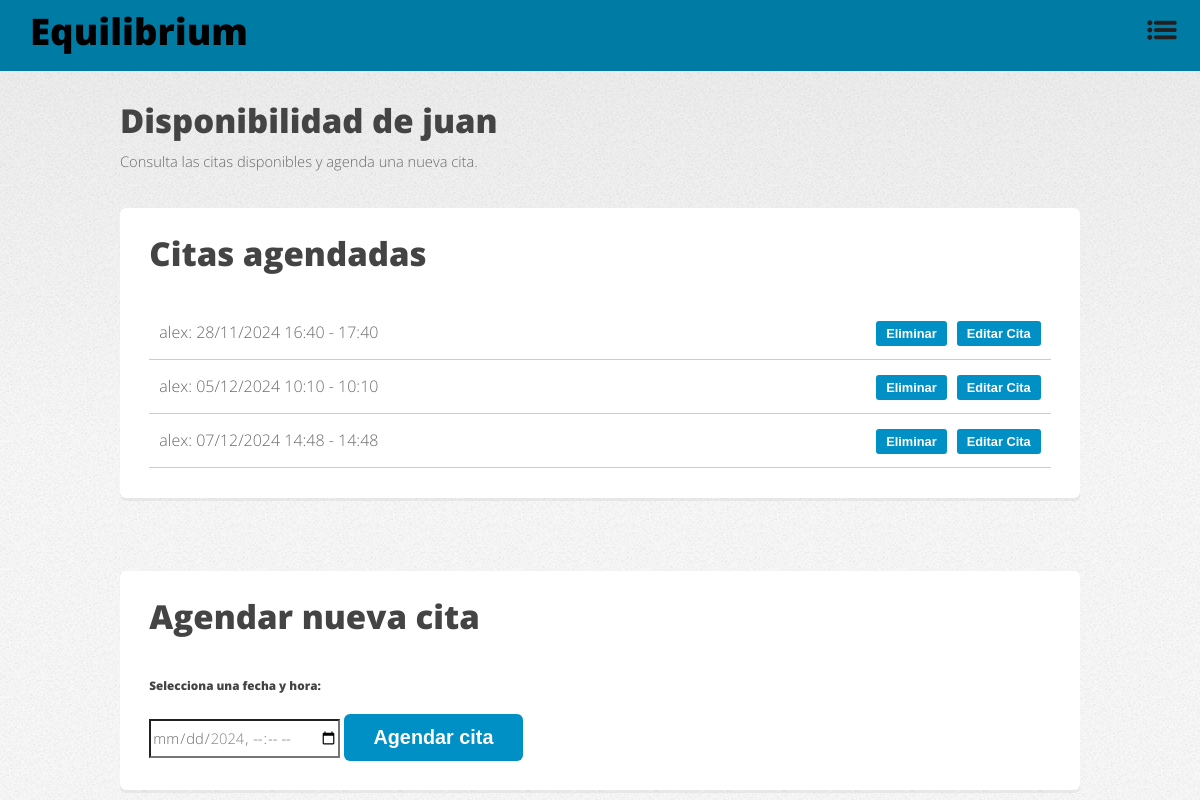
/psychologist/1/schedule/ (signed in), run on the app's committed database.
### main/models.py (models this page shows, shortened)
class Psychologist(models.Model):
    user = models.OneToOneField(User, on_delete=models.CASCADE, related_name='psychologist_profile')
    name = models.CharField(max_length=100)
    age = models.IntegerField()
    email = models.EmailField(unique=True)
    specialty = models.CharField(max_length=100)
    phone_number = models.CharField(max_length=15)
    profile_photo = models.ImageField(upload_to='profile_photos/', null=True, blank=True)
    cover_photo = models.ImageField(upload_to='cover_photos/', null=True, blank=True)

class Appointment(models.Model):
    student = models.ForeignKey('Student', on_delete=models.CASCADE)
    psychologist = models.ForeignKey('Psychologist', on_delete=models.CASCADE)
    start_time = models.DateTimeField()
    end_time = models.DateTimeField()

class Student(models.Model):
    user = models.OneToOneField(User, on_delete=models.CASCADE, related_name='student_profile')
    name = models.CharField(max_length=100)
    age = models.IntegerField()
    email = models.EmailField(unique=True)
    student_number = models.CharField(max_length=20, unique=True)
    location = models.CharField(max_length=100)
    profile_photo = models.ImageField(upload_to='profile_photos/', null=True, blank=True)
    psychologist = models.ForeignKey(
        Psychologist,
        on_delete=models.SET_NULL,
        null=True,
        blank=True,
        related_name='assigned_students'
    )

### main/views.py (the view, shortened to what this page needs)
# urls.py: path('psychologist/<int:psychologist_id>/schedule/', views.psychologist_schedule, name='psychologist_schedule'),
@login_required
def psychologist_schedule(request, psychologist_id):
    psychologist = get_object_or_404(Psychologist, id=psychologist_id)
    appointments = Appointment.objects.filter(psychologist=psychologist)
    if hasattr(request.user, 'student_profile'):
        student = request.user.student_profile
    else:
        return render(request, 'psychologist_schedule.html', {
            'psychologist': psychologist,
            'appointments': appointments,
            'error': 'Solo los estudiantes pueden agendar citas.'
        })
    appointments = appointments.order_by('start_time')
    return render(request, 'psychologist_schedule.html', {
        'psychologist': psychologist,
        'appointments': appointments,
        'now': now(),  # Pasar la fecha y hora actuales al template
    })

### main/templates/psychologist_schedule.html (shortened to what this page needs)
<!DOCTYPE html>
<html lang="es">
<head>
    {% load static %}
    <link rel="stylesheet" href="{% static 'css/fontawesome-all.min.css' %}">
    <link rel="stylesheet" href="{% static 'css/main.css' %}">
</head>
<body class="is-preload">
    <div id="page-wrapper">
        <div class="blue-bar">
            <h1 id="logo"><a href="{% url 'home' %}">Equilibrium</a></h1>
            <nav id="nav">
                <ul>
                    <li class="dropdown">
                        <a href="javascript:void(0)" class="dropbtn">
                            <img src="{% static 'img/menu-icon.png' %}" alt="Menú" class="menu-icon">
                        </a>
                    </li>
                </ul>
            </nav>
        </div>
        <section id="main" class="container">
            <header class="major">
                <br>
                <h2>Disponibilidad de {{ psychologist.name }}</h2>
                <p>Consulta las citas disponibles y agenda una nueva cita.</p>
            </header>
            <section class="box special">
                <h2>Citas agendadas</h2>
                {% for appointment in appointments %}
                <div class="appointment-item">
                    <span>{{ appointment.student.name }}: {{ appointment.start_time|date:"d/m/Y H:i" }} - {{ appointment.end_time|date:"H:i" }}</span>
                    {% if appointment.student.user == request.user %}
                    <div class="buttons">
                        <form method="POST" style="display:inline;">
                            <button type="submit" class="button small">Eliminar</button>
                        </form>
                        <form method="GET" action="{% url 'edit_appointment' appointment.id %}" style="display:inline;">
                            <button type="submit" class="button small">Editar Cita</button>
                        </form>
                    </div>
                    {% endif %}
                </div>
                {% empty %}
                <p>No hay citas agendadas para este psicólogo.</p>
                {% endfor %}
            </section>
            <section class="box special">
                <h2>Agendar nueva cita</h2>
                <form method="POST">
                    <label for="date">Selecciona una fecha y hora:</label>
                    <input
                        type="datetime-local"
                        name="date"
                        required
                        min="{{ now|date:'Y-m-d\\TH:i' }}"
                        max="2024-12-31T20:00">
                    <button type="submit" class="button primary">Agendar cita</button>
                </form>
            </section>
        </section>
    </div>
</body>
</html>

### main/static/css/main.css (style rules this page uses)
html, body, div, span, applet, object, iframe, h1, h2, h3, h4, h5, h6, p, blockquote, pre, a, abbr, acronym, address, big, cite, code, del, dfn, em, img, ins, kbd, q, s, samp, small, strike, strong, sub, sup, tt, var, b, u, i, center, dl, dt, dd, ol, ul, li, fieldset, form, label, legend, table, caption, tbody, tfoot, thead, tr, th, td, article, aside, canvas, details, embed, figure, figcaption, footer, header, hgroup, menu, nav, output, ruby, section, summary, time, mark, audio, video { margin: 0; padding: 0; border: 0; font-size: 100%; font: inherit; vertical-align: baseline; }
article, aside, details, figcaption, figure, footer, header, hgroup, menu, nav, section { display: block; }
body { line-height: 1; }
ol, ul { list-style: none; }
body { -webkit-text-size-adjust: none; }
input, select, textarea { -moz-appearance: none; -webkit-appearance: none; -ms-appearance: none; appearance: none; }
html { box-sizing: border-box; }
*, *:before, *:after { box-sizing: inherit; }
body { background-image: -moz-linear-gradient(top, rgba(0, 0, 0, 0.05), rgba(0, 0, 0, 0)), url("images/bg01.png"); background-image: -webkit-linear-gradient(top, rgba(0, 0, 0, 0.05), rgba(0, 0, 0, 0)), url("images/bg01.png"); background-image: -ms-linear-gradient(top, rgba(0, 0, 0, 0.05), rgba(0, 0, 0, 0)), url("images/bg01.png"); background-image: linear-gradient(top, rgba(0, 0, 0, 0.05), rgba(0, 0, 0, 0)), url("images/bg01.png"); background-color: #f7f7f7; background-position: top left, top left; background-repeat: repeat-x, repeat; background-size: 100% 30em, auto; font-family: 'Open Sans', sans-serif; font-size: 13pt; color: #696969; font-weight: 300; line-height: 2.25em; }
body.is-preload *, body.is-preload *:before, body.is-preload *:after { -moz-animation: none !important; -webkit-animation: none !important; -ms-animation: none !important; animation: none !important; -moz-transition: none !important; -webkit-transition: none !important; -ms-transition: none !important; transition: none !important; }
input, select, textarea { font-family: 'Open Sans', sans-serif; font-size: 13pt; color: #696969; font-weight: 300; line-height: 2.25em; }
a { color: #0090c5; text-decoration: underline; }
h1, h2, h3, h4, h5, h6 { color: #444; font-weight: 800; }
h1 a, h2 a, h3 a, h4 a, h5 a, h6 a { color: inherit; text-decoration: none; outline: 0; }
h2 { font-size: 2.25em; margin: 0 0 1.1em 0; line-height: 1em; }
p, ul, ol, dl, table { margin-bottom: 2em; }
.container { margin: 0 auto; max-width: 100%; width: 1400px; }
@media screen and (max-width: 1680px) { .container { width: 1200px; } }
@media screen and (max-width: 1280px) { .container { width: 960px; } }
section, article { margin-bottom: 5em; }
section > :last-child, article > :last-child, section:last-child, article:last-child { margin-bottom: 0; }
header { margin: 0 0 2em 0; }
header h2, header h3 { margin: 0 0 0.25em 0; }
header p { margin: 0; }
form label { display: block; font-weight: 800; margin: 0 0 1em 0; font-size: 0.8em; color: #444; }
input[type="button"], input[type="submit"], input[type="reset"], button, .button { -moz-transition: background-color .25s ease-in-out; -webkit-transition: background-color .25s ease-in-out; -ms-transition: background-color .25s ease-in-out; transition: background-color .25s ease-in-out; -webkit-appearance: none; position: relative; display: inline-block; background: #0090c5; color: #fff; text-decoration: none; border-radius: 6px; font-weight: 800; outline: 0; border: 0; cursor: pointer; font-size: 1.35em; padding: 0.6em 1.5em; }
ul { list-style: disc; padding-left: 1em; }
ul li { padding-left: 0.5em; }
.box { background: #fff; border-radius: 6px; box-shadow: 0px 3px 0px 0px rgba(0, 0, 0, 0.05); padding: 2em; }
#nav { position: absolute; right: 0; top: 0; font-size: 0.9em; }
#nav ul { list-style: none; padding-left: 0; }
#nav ul li { float: left; line-height: 4.5em; padding-left: 1.5em; }
#nav ul li a, #nav ul li span { -moz-transition: background-color .25s ease-in-out; -webkit-transition: background-color .25s ease-in-out; -ms-transition: background-color .25s ease-in-out; transition: background-color .25s ease-in-out; font-weight: 800; letter-spacing: 0.025em; color: #696969; text-decoration: none; border-radius: 6px; padding: 0.5em 1em 0.5em 1em; }
@media screen and (max-width: 1680px) { body, input, select, textarea { font-size: 12pt; } }
@media screen and (max-width: 1280px) { body, input, select, textarea { font-size: 11pt; } }

### data on the page
Psychologist: name "juan"
Appointment: student.name "alex", start_time "28/11/2024 16:40", end_time "17:40"
Appointment: student.name "alex", start_time "05/12/2024 10:10", end_time "10:10"
Appointment: student.name "alex", start_time "07/12/2024 14:48", end_time "14:48"
